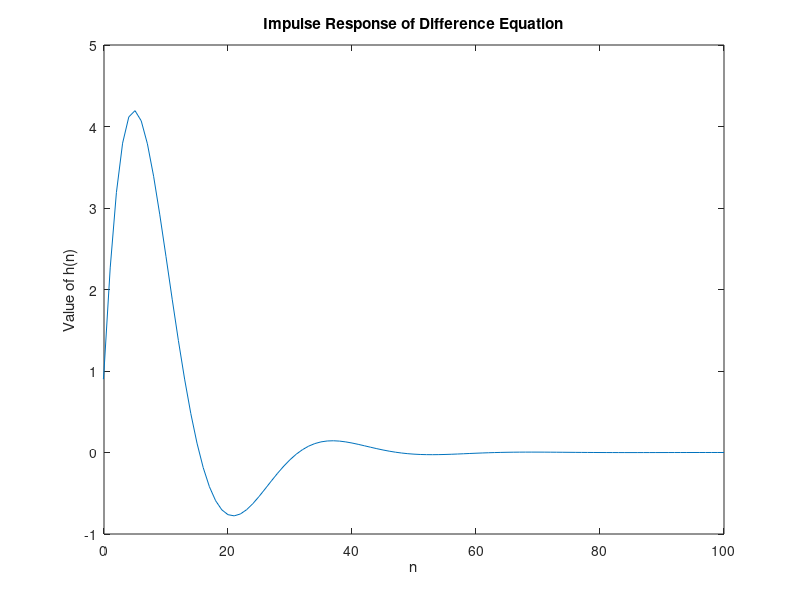

This figure's MATLAB source:
disp("Question 2");
clear;

n0offset = 10; %Index 11 is 'n0'

y_coeff = [1, -1.8*cos(pi/16), 0.81]; %feedback coeff
x_coeff = [1, 0.5]; %feedforward coeff

ddelta = [zeros(1, 10), 1, zeros(1, 100)]; %h over nE[-10, 100]

h = filter(x_coeff, y_coeff, ddelta); %ff_coef, fb_coef, impulse

plot(-10:100, h);
axis([0, 100]);
title("Impulse Response of Difference Equation");
xlabel("n");
ylabel("Value of h(n)");

print(gcf, '-dpng', 'handin2.png') %Save as png


%stem(fft(h(n0offset+1:110))); %Shows the frequency response plot